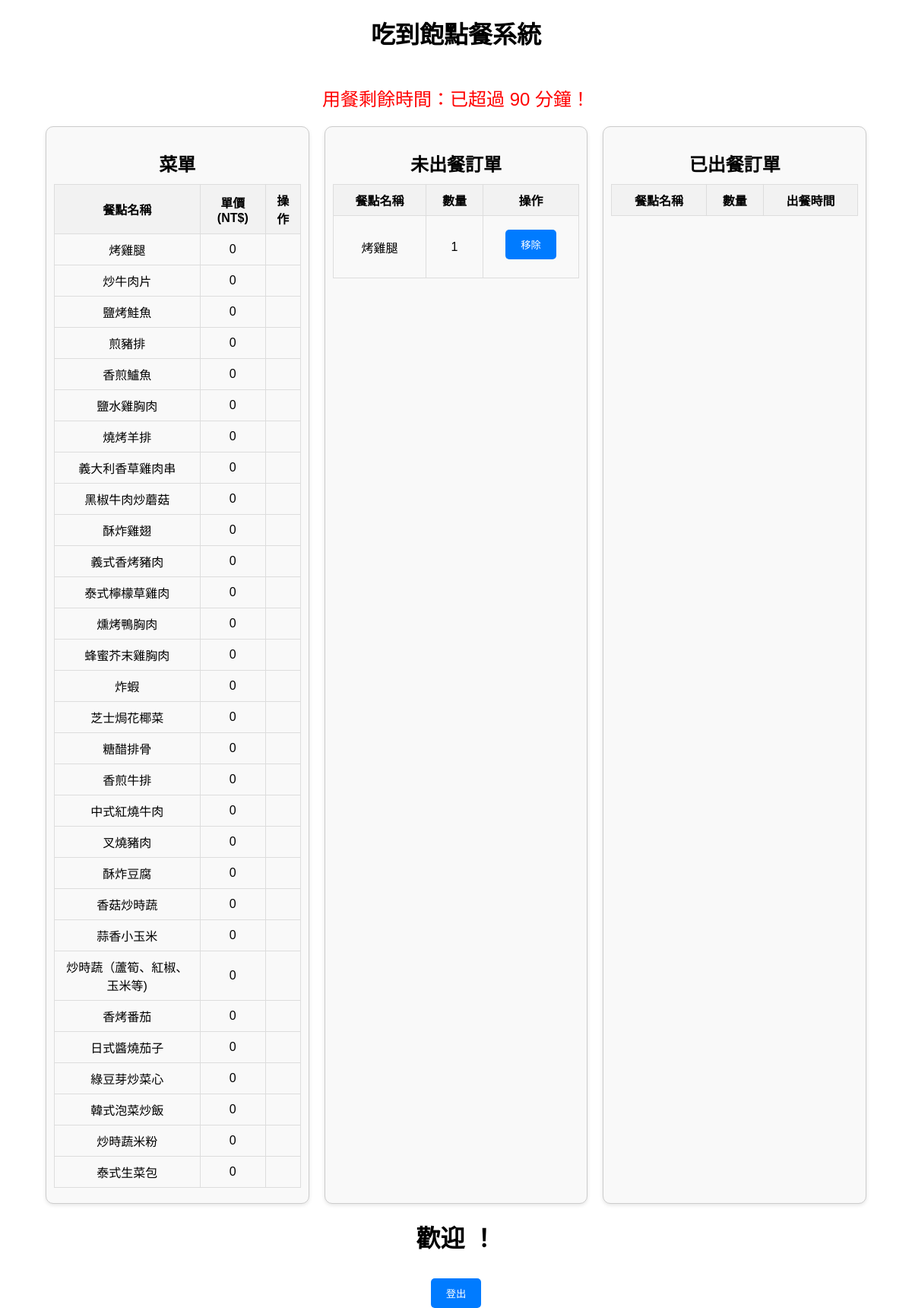
Screenshot of /order.php?table_number=1 with the database file from the repository.
### tables this page shows
CREATE TABLE `menu` (
  `id` int NOT NULL AUTO_INCREMENT,
  `food_name` varchar(255) NOT NULL,
  `price` int NOT NULL,
  PRIMARY KEY (`id`)
);

CREATE TABLE `unserved_orders` (
  `food_name` varchar(255) NOT NULL,
  `quantity` int NOT NULL,
  `id` int NOT NULL AUTO_INCREMENT,
  `table_number` int(2) NOT NULL,
  PRIMARY KEY (`id`)
);

### order.php (the view, shortened to what this page needs)
<?php
$tableNumber = $_SESSION['table_number'];
require 'db_connection.php';
$menuResult = $conn->query("SELECT * FROM menu");
$unservedResult = $conn->query("SELECT * FROM unserved_orders where table_number={$tableNumber}");
?>
<html lang="en">
<head>
</head>
<body>
    <h1>吃到飽點餐系統</h1>
    <p class="timer">用餐剩餘時間：<span id="countdown"></span></p>
    <div class="container">
        <div class="section">
            <h2>菜單</h2>
            <table>
                <tr>
                    <th>餐點名稱</th>
                    <th>單價 (NT$)</th>
                    <th>操作</th>
                </tr>
                <?php while ($row = $menuResult->fetch_assoc()): ?>
                <tr>
                    <td><?= htmlspecialchars($row['food_name']) ?></td>
                    <td><?= htmlspecialchars($row['price']) ?></td>
                    <td>
                    </td>
                </tr>
                <?php endwhile; ?>
            </table>
        </div>
        <div class="section">
            <h2>未出餐訂單</h2>
            <table>
                <tr>
                    <th>餐點名稱</th>
                    <th>數量</th>
					<th>操作</th>
                </tr>
                <?php while ($row = $unservedResult->fetch_assoc()): ?>
                <tr>
                    <td><?= htmlspecialchars($row['food_name']) ?></td>
                    <td><?= htmlspecialchars($row['quantity']) ?></td>
					<td>
						<form method="POST">
							<button type="submit" name="remove_order">移除</button>
						</form>
					</td>
                </tr>
                <?php endwhile; ?>
            </table>
        </div>
        <div class="section">
            <h2>已出餐訂單</h2>
            <table>
                <tr>
                    <th>餐點名稱</th>
                    <th>數量</th>
                    <th>出餐時間</th>
                </tr>
            </table>
        </div>
    </div>
    <h1>歡迎 <?= htmlspecialchars($_SESSION['username']) ?>！</h1>
    <a href="logout.php">
    <button class="logout-btn">登出</button>
    </a>
</body>
</html>

### order.php (style rules this page uses)
body { font-family: Arial, sans-serif; margin: 0; padding: 0; display: flex; flex-direction: column; align-items: center; }
h1 { text-align: center; margin-top: 20px; }
.timer { font-size: 1.5em; color: red; margin-bottom: 20px; }
.container { display: flex; justify-content: space-between; width: 90%; gap: 20px; }
.section { flex: 1; border: 1px solid #ccc; border-radius: 10px; padding: 10px; box-shadow: 0 2px 5px rgba(0, 0, 0, 0.1); background-color: #f9f9f9; }
.section h2 { text-align: center; margin-bottom: 10px; }
.section table { width: 100%; border-collapse: collapse; margin-bottom: 10px; }
.section table th, .section table td { border: 1px solid #ddd; padding: 8px; text-align: center; }
.section table th { background-color: #f2f2f2; }
button { padding: 10px 20px; margin-top: 10px; background-color: #007bff; color: #fff; border: none; border-radius: 5px; cursor: pointer; }

### rows the page displays
menu: food_name "烤雞腿", price "0"
menu: food_name "炒牛肉片", price "0"
menu: food_name "鹽烤鮭魚", price "0"
menu: food_name "煎豬排", price "0"
menu: food_name "香煎鱸魚", price "0"
menu: food_name "鹽水雞胸肉", price "0"
menu: food_name "燒烤羊排", price "0"
menu: food_name "義大利香草雞肉串", price "0"
menu: food_name "黑椒牛肉炒蘑菇", price "0"
menu: food_name "酥炸雞翅", price "0"
menu: food_name "義式香烤豬肉", price "0"
menu: food_name "泰式檸檬草雞肉", price "0"
menu: food_name "燻烤鴨胸肉", price "0"
menu: food_name "蜂蜜芥末雞胸肉", price "0"
menu: food_name "炸蝦", price "0"
menu: food_name "芝士焗花椰菜", price "0"
menu: food_name "糖醋排骨", price "0"
menu: food_name "香煎牛排", price "0"
menu: food_name "中式紅燒牛肉", price "0"
menu: food_name "叉燒豬肉", price "0"
menu: food_name "酥炸豆腐", price "0"
menu: food_name "香菇炒時蔬", price "0"
menu: food_name "蒜香小玉米", price "0"
menu: food_name "炒時蔬（蘆筍、紅椒、玉米等)", price "0"
menu: food_name "香烤番茄", price "0"
menu: food_name "日式醬燒茄子", price "0"
menu: food_name "綠豆芽炒菜心", price "0"
menu: food_name "韓式泡菜炒飯", price "0"
menu: food_name "炒時蔬米粉", price "0"
menu: food_name "泰式生菜包", price "0"
unserved_orders: food_name "烤雞腿", quantity "1"
